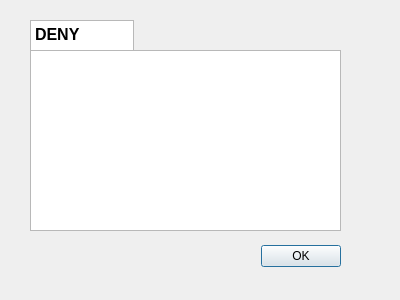
<?xml version="1.0" encoding="UTF-8"?>
<ui version="4.0">
 <class>Dialog</class>
 <widget class="QDialog" name="Dialog">
  <property name="geometry">
   <rect>
    <x>0</x>
    <y>0</y>
    <width>400</width>
    <height>300</height>
   </rect>
  </property>
  <property name="windowTitle">
   <string>Dialog</string>
  </property>
  <widget class="QDialogButtonBox" name="buttonBox">
   <property name="geometry">
    <rect>
     <x>0</x>
     <y>240</y>
     <width>341</width>
     <height>32</height>
    </rect>
   </property>
   <property name="orientation">
    <enum>Qt::Horizontal</enum>
   </property>
   <property name="standardButtons">
    <set>QDialogButtonBox::Ok</set>
   </property>
  </widget>
  <widget class="QTextEdit" name="textEdit">
   <property name="geometry">
    <rect>
     <x>30</x>
     <y>20</y>
     <width>104</width>
     <height>31</height>
    </rect>
   </property>
   <property name="html">
    <string>&lt;!DOCTYPE HTML PUBLIC &quot;-//W3C//DTD HTML 4.0//EN&quot; &quot;http://www.w3.org/TR/REC-html40/strict.dtd&quot;&gt;
&lt;html&gt;&lt;head&gt;&lt;meta name=&quot;qrichtext&quot; content=&quot;1&quot; /&gt;&lt;style type=&quot;text/css&quot;&gt;
p, li { white-space: pre-wrap; }
&lt;/style&gt;&lt;/head&gt;&lt;body style=&quot; font-family:'MS Shell Dlg 2'; font-size:8pt; font-weight:400; font-style:normal;&quot;&gt;
&lt;p style=&quot; margin-top:0px; margin-bottom:0px; margin-left:0px; margin-right:0px; -qt-block-indent:0; text-indent:0px;&quot;&gt;&lt;span style=&quot; font-size:12pt; font-weight:600;&quot;&gt;DENY&lt;/span&gt;&lt;/p&gt;&lt;/body&gt;&lt;/html&gt;</string>
   </property>
  </widget>
  <widget class="QPlainTextEdit" name="plainTextEdit">
   <property name="geometry">
    <rect>
     <x>30</x>
     <y>50</y>
     <width>311</width>
     <height>181</height>
    </rect>
   </property>
  </widget>
 </widget>
 <resources/>
 <connections>
  <connection>
   <sender>buttonBox</sender>
   <signal>accepted()</signal>
   <receiver>Dialog</receiver>
   <slot>accept()</slot>
   <hints>
    <hint type="sourcelabel">
     <x>248</x>
     <y>254</y>
    </hint>
    <hint type="destinationlabel">
     <x>157</x>
     <y>274</y>
    </hint>
   </hints>
  </connection>
  <connection>
   <sender>buttonBox</sender>
   <signal>rejected()</signal>
   <receiver>Dialog</receiver>
   <slot>reject()</slot>
   <hints>
    <hint type="sourcelabel">
     <x>316</x>
     <y>260</y>
    </hint>
    <hint type="destinationlabel">
     <x>286</x>
     <y>274</y>
    </hint>
   </hints>
  </connection>
 </connections>
</ui>
